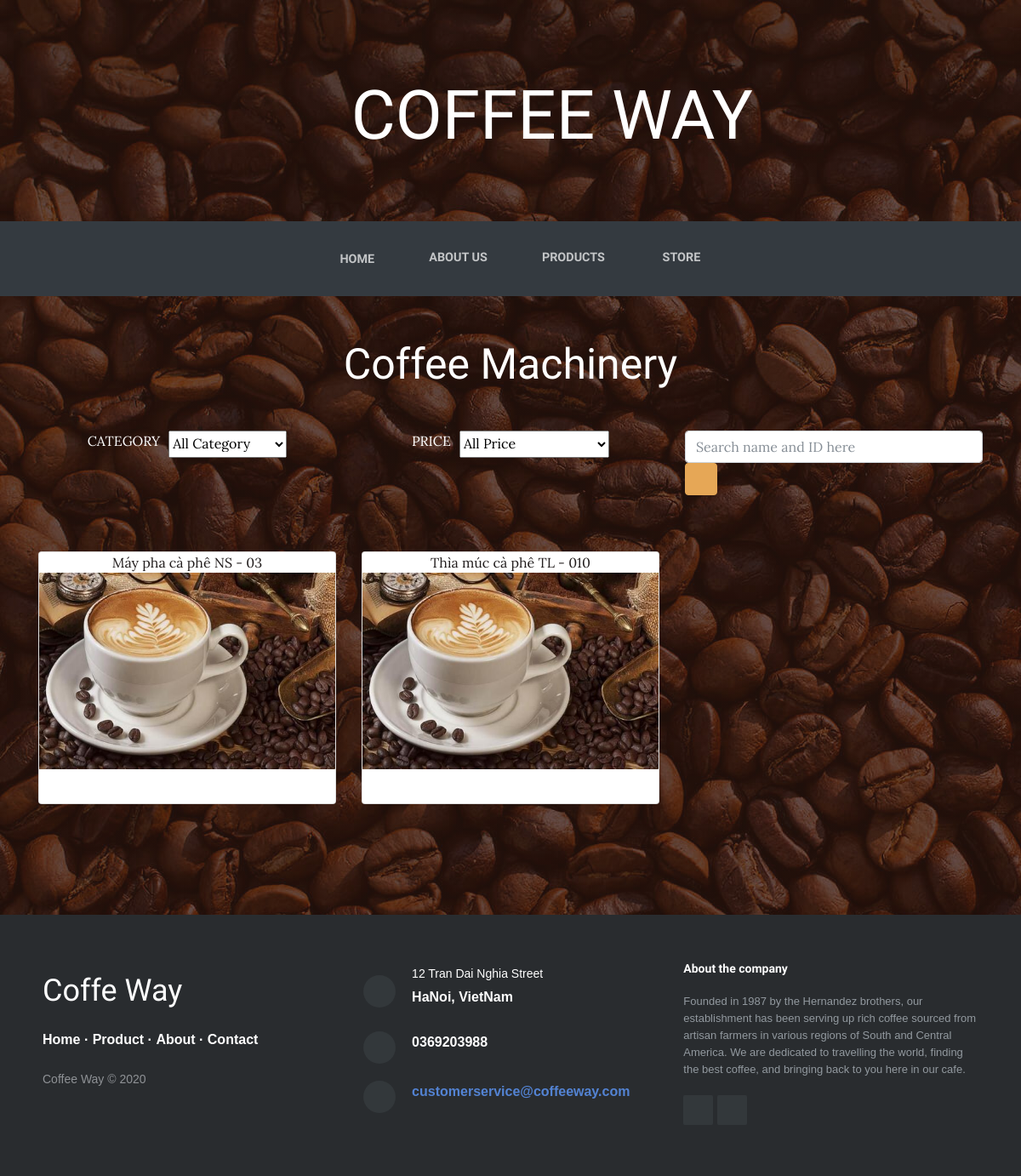
/products/raw_materials, run on the app's committed database.
### customer_page/app.py (models this page shows)
class Products(db.Model):
    __tablename__ = 'PRODUCTS'
    ID = db.Column(db.String(100), primary_key=True)
    name = db.Column(db.String(100))
    price = db.Column(db.Integer)
    description = db.Column(db.String(1000))
    linkimg = db.Column(db.String(100))
    category = db.Column(db.String(100))
    amount = db.Column(db.Integer)
    brand = db.Column(db.String(100))
    lock = db.Column(db.Integer)

### customer_page/app.py (the view, shortened to what this page needs)
@app.route('/products/raw_materials', methods=['GET', 'POST'])
def raw_materials():
    time = datetime.datetime.now().strftime("%y-%m-%d")
    check = Count_Visit.query.filter_by(date_visit=time).first()
    if check is None:
        new_count = Count_Visit(date_visit=time, web_home=0, web_about=0,
                                web_store=0, web_booking=0, web_coffeesraw=0, web_machinery=1)
        db.session.add(new_count)
        db.session.commit()
    else:
        check.web_machinery = check.web_machinery + 1
        db.session.commit()
    if request.method == 'GET':
        products = Products.query.filter(Products.lock==0)
        lst_products = []
        for product in products:
            if "CM" in product.ID or "AS" in product.ID:
                lst_products.append(product)
        return render_template('raw_materials.html', products=lst_products, user=current_user.get_id(), search=True)

### customer_page/templates/raw_materials.html (shortened to what this page needs)
{% extends "base.html" %}
{% block content %}
    <h1 class="text-center text-white d-none d-lg-block site-heading"><span class="site-heading-lower"><i class="icon ion-coffee" style="font-size: 100px;"></i>&nbsp;coffee way</span></h1>
    <nav class="navbar navbar-light navbar-expand-lg bg-dark py-lg-4" id="mainNav" style="margin-bottom: 50px;">
        <div class="container">
            <div class="collapse navbar-collapse" id="navbarResponsive">
                <ul class="nav navbar-nav mx-auto">
                    <li class="nav-item" role="presentation"><a class="nav-link" href="/"><i class="fa fa-home" style="font-size: 20px;"></i>&nbsp; Home</a></li>
                    <li class="nav-item" role="presentation"><a class="nav-link" href="/about" style="color: rgba(255,255,255,0.7);">About us</a></li>
                    <li class="nav-item" role="presentation"><a class="nav-link" href="/products">Products</a></li>
                    <li class="nav-item" role="presentation"><a class="nav-link" href="/store">&nbsp;Store</a></li>
                </ul>
            </div>
        </div>
    </nav>
    <h1 style="color: #fff;font-family: Cookie, cursive;text-align: center;font-size: 50PX;">Coffee Machinery</h1>
    {% if search %}
    <form action = "http://localhost:5000/products/raw_materials" method='POST' enctype = "multipart/form-data" style="padding-top: 20px;padding-bottom: 20px;">
        <div class="container" style="margin-top: 20px;">
            <div class="row">
                <div class="col-md-4 offset-md-0">
                    <div class="form-group text-break d-md-flex justify-content-md-center"><label class="text-uppercase" style="margin-right: 10px;color: #ffff;">Category</label>
                        <select name="Category">
                            <option value="All" selected>All Category</option>
                        </select></div>
                </div>
                <div class="col-md-4 offset-md-0">
                    <div class="form-group text-break d-md-flex justify-content-md-center"><label class="text-uppercase" style="margin-right: 10px;color: #ffff;">Price</label>
                        <select name="Price">
                        <option value="All" selected>All Price</option>
                    </select></div>
                </div>
                <div class="col-md-4 offset-md-0">
                        <div class="form-group"><input type="text" class="form-control" placeholder="Search name and ID here" name="search"/><button class="btn btn-primary" type="submit"><i class="fa fa-search"></i></button></div>
                </div>
            </div>
        </div>
    </form>
    {% endif %}
    <section>
        <div>
            <div class="container">
                <div class="row" style="padding-bottom: 30px; margin-top: 30px;">
                    {% for row in products %}
                    <td>
                        <div class="col-sm-4" style="margin-bottom: 20px;">
                            <div class="card"><a class="text-center" href="/productDescription?ID={{row.ID}}" style="color: #221d1d;">{{row.name}}<img class="img-fluid" src="{{row.linkimg}}" /></a>
                                <div class="card-body">
                                </div>
                            </div>
                        </div>
                    </td>
                    {% endfor %}
                </div>
            </div>
        </div>
    </section>
{% endblock %}

### customer_page/templates/base.html (shortened to what this page needs)
<!DOCTYPE html>
<html>
<head>
    <link rel="stylesheet" href="{{url_for('static', filename='bootstrap/css/bootstrap.min.css')}}">
    <link rel="stylesheet" href="{{url_for('static', filename='fonts/font-awesome.min.css')}}">
    <link rel="stylesheet" href="{{url_for('static', filename='fonts/ionicons.min.css')}}">
    <link rel="stylesheet" href="{{url_for('static', filename='fonts/simple-line-icons.min.css')}}">
    <link rel="stylesheet" href="https://cdnjs.cloudflare.com/ajax/libs/aos/2.2.0/aos.css">
    <link rel="stylesheet" href="https://cdnjs.cloudflare.com/ajax/libs/lightbox2/2.8.2/css/lightbox.min.css">
    <link rel="stylesheet" href="{{url_for('static', filename='css/Login-Form-Clean.css')}}">
    <link rel="stylesheet" href="{{url_for('static', filename='css/Login-Form-Dark.css')}}">
    <link rel="stylesheet" href="{{url_for('static', filename='css/Pretty-Footer.css')}}">
    <link rel="stylesheet" href="{{url_for('static', filename='css/Registration-Form-with-Photo.css')}}">
</head>
<body style="background:linear-gradient(rgba(47, 23, 15, 0.65), rgba(47, 23, 15, 0.65)), url('/static/img/bg.jpg');">
    {% block content %}{% endblock %}
    <footer>
        <div class="row">
            <div class="col-sm-6 col-md-4 footer-navigation">
                <h3><a href="#">Coffe Way&nbsp;&nbsp;<i class="icon ion-coffee" style="font-size: 50px;"></i>&nbsp;</a>
                </h3>
                <p class="links"><a href="/">Home</a><strong> · </strong><a
                        href="/products">Product</a><strong> · </strong><a href="/about">About</a><strong> · </strong><a href="/about/sales">Contact</a></p>
                <p class="company-name">Coffee Way © 2020 </p>
            </div>
            <div class="col-sm-6 col-md-4 footer-contacts">
                <div><span class="fa fa-map-marker footer-contacts-icon"> </span>
                    <p><span class="new-line-span">12 Tran Dai Nghia Street</span> HaNoi, VietNam</p>
                </div>
                <div><i class="fa fa-phone footer-contacts-icon"></i>
                    <p class="footer-center-info email text-left">0369203988</p>
                </div>
                <div><i class="fa fa-envelope footer-contacts-icon"></i>
                    <p> <a href="#" target="_blank">customerservice@coffeeway.com</a></p>
                </div>
            </div>
            <div class="col-md-4 footer-about">
                <h4>About the company</h4>
                <p> Founded in 1987 by the Hernandez brothers, our establishment has been serving up rich coffee sourced from artisan farmers in various regions of South and Central America. We are dedicated to travelling the world, finding the best coffee, and bringing back to you here in our cafe. </p>
                <div class="social-links social-icons"><a href="https://www.facebook.com/groups/234053657927282/?source=unknown"><i class="fa fa-facebook"></i></a><a href="https://github.com/jurgendn/Coffee_Project"><i
                            class="fa fa-github"></i></a></div>
            </div>
        </div>
    </footer>
</body>
</html>

### customer_page/static/css/Pretty-Footer.css (style rules this page uses)
footer { background-color: #292c2f; box-shadow: 0 1px 1px 0 rgba(0, 0, 0, 0.12); box-sizing: border-box; width: 100%; text-align: left; font: bold 16px sans-serif; padding: 55px 50px; margin-top: 80px; bottom: 0; color: #fff; }
.footer-navigation h3 { margin: 0; font: normal 36px Cookie, cursive; margin-bottom: 20px; color: #fff; }
.footer-navigation h3 a { text-decoration: none; color: #fff; }
.footer-navigation p.links a { color: #fff; text-decoration: none; }
.footer-navigation p.company-name { color: #8f9296; font-size: 14px; font-weight: normal; margin-top: 20px; }
.footer-contacts p { display: inline-block; color: #ffffff; vertical-align: middle; }
.footer-contacts p a { color: #5383d3; text-decoration: none; }
.fa.footer-contacts-icon { background-color: #33383b; color: #fff; font-size: 18px; width: 38px; height: 38px; border-radius: 50%; text-align: center; line-height: 38px; margin: 10px 15px 10px 0; }
span.new-line-span { display: block; font-weight: normal; display: block; font-weight: normal; font-size: 14px; line-height: 2; }
.footer-about h4 { display: block; color: #fff; font-size: 14px; font-weight: bold; margin-bottom: 20px; }
.footer-about p { line-height: 20px; color: #92999f; font-size: 13px; font-weight: normal; margin: 0; }
div.social-links { margin-top: 20px; color: #fff; }
.social-links a { display: inline-block; width: 35px; height: 35px; cursor: pointer; background-color: #33383b; border-radius: 2px; font-size: 20px; color: #ffffff; text-align: center; line-height: 35px; margin-right: 5px; margin-bottom: 5px; }

### data on the page
Products: name "Máy pha cà phê NS - 03", linkimg (picture)
Products: name "Thìa múc cà phê TL - 010", linkimg (picture)
